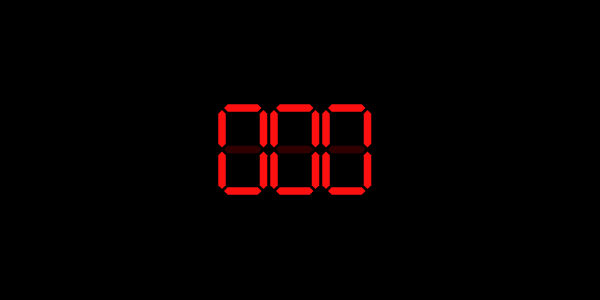
Frame 1 (no input)
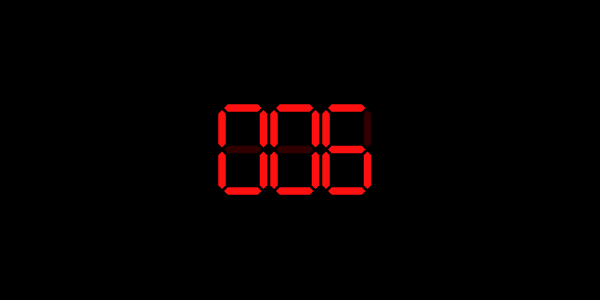
Frame 60 (no input)
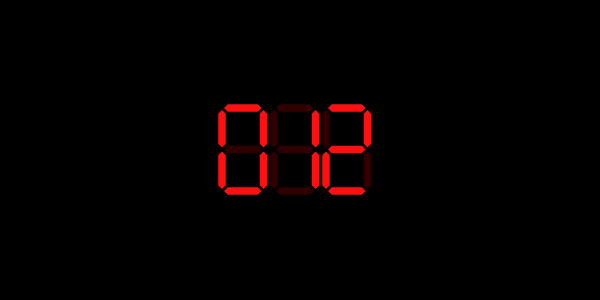
Frame 120 (the mouse pressed at the canvas centre since frame 60)

The p5.js sketch that drew these frames (run headless with seeded random() and noise() and a simulated clock; from frame 60 on, the mouse is pressed at the canvas centre):

// p5.js sketch
// ── sketch.js
// const w = 60;
// const h = w/4;

let compteur;

function setup() {
	createCanvas(600,300);
	compteur = new Afficheur(width/2,height/2,30,3);
}

function draw() {
	background(0);
	// frameRate(20);
	// let num = floor((frameCount/1) % 10000);
	compteur.affiche(frameCount/10);
}

//---------------------------------------------------------
class Afficheur {
	constructor(x,y,w,n) {
		this.w = w;
		this.h = w/4;
		this.n=n;
		this.x=x;
		this.y=y;
	}

	segment(x,y,orient,etat) {
		push();
		translate(x,y);
		rectMode(CENTER);
		noStroke();
		fill(etat?"#FF1010":"#300000");
		if (orient) rotate(HALF_PI);
		beginShape();
		vertex(this.w/2,-this.h/2); //HD
		vertex(this.w/2+this.h/2,0);
		vertex(this.w/2,this.h/2); //BD
		vertex(-this.w/2,this.h/2); //BG
		vertex(-this.w/2-this.h/2,0);
		vertex(-this.w/2,-this.h/2); //HG
		// rect(0,0,w,h);
		endShape(CLOSE);
		pop();
	}

	show(val,decX,decY) {
		const convert = [0x3F, 0x06, 0x5b, 0x4f, 0x66, 0x6d, 0x7d, 0x07, 0x7f, 0x6f];
		const pos = [ 0x10, 0x21, 0x23, 0x14, 0x03, 0x01, 0x12];
		const orign = 0x36; // 0110110 = 36
		for (let i=0;i<7;i++) {
			const orient = (orign >> i) & 0x01;
			const etat = (convert[val] >> i) & 0x01;
			const x = (pos[i]>>4) * (this.w/2+this.h/2+2) +this.x +decX;
			const y = (pos[i]&0x0F) * (this.w/2+this.h/2+2) + this.y +decY;
			this.segment(x,y,orient,etat);
		}
	}
	affiche(num) {
		const itX = floor(this.w+3*this.h);
		const decX =floor(this.n*itX)/2; //+this.n*2;
		const decY = floor((this.w * 2 + this.h *3)/2) +1;
		for (let i=0;i<this.n;i++) {
			const p=pow(10,i);
			this.show(floor((num/p)%10),-decX+itX*(this.n-i-1),-decY);
		}
	}
}
